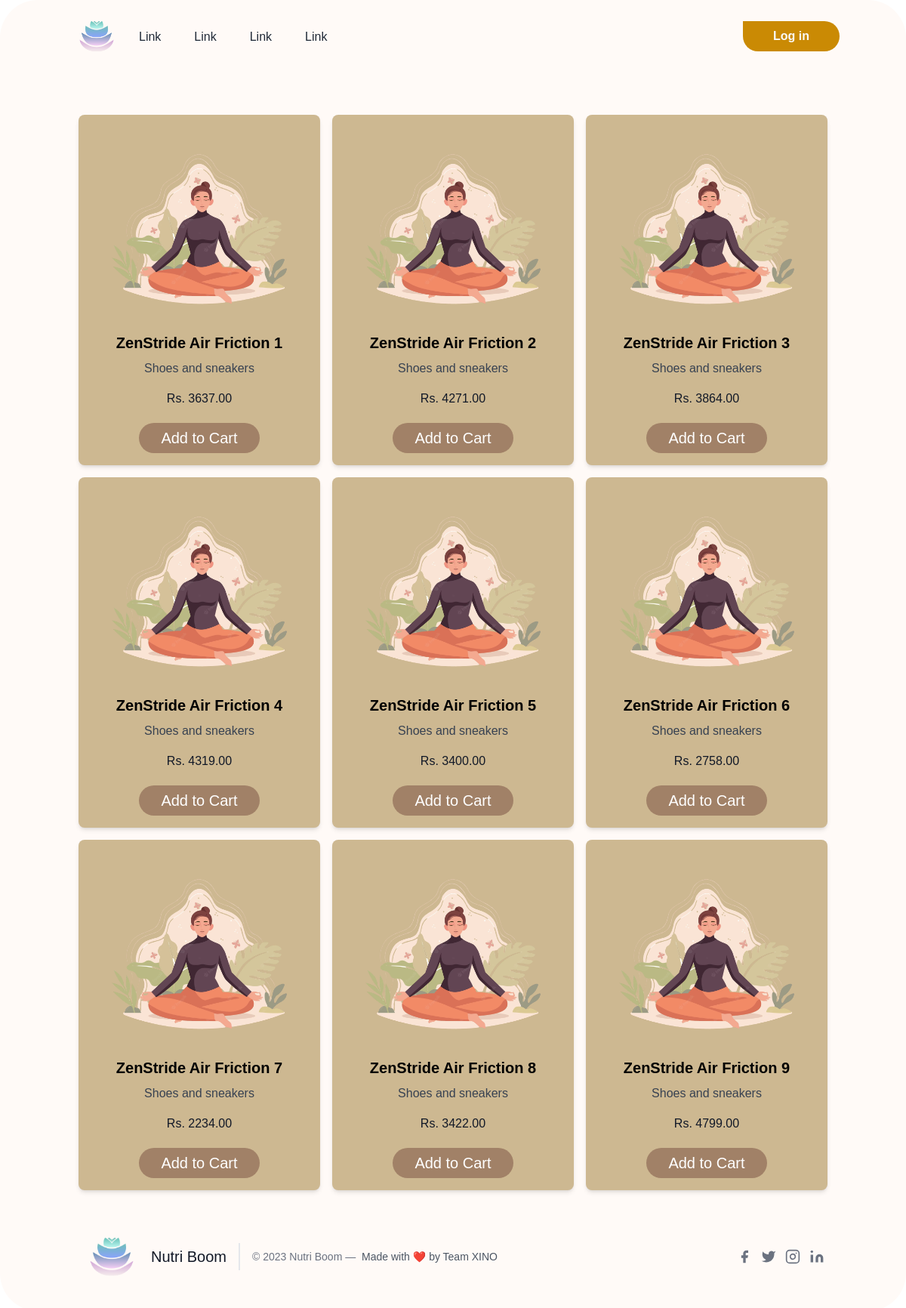
Before: /explore with the older database file.
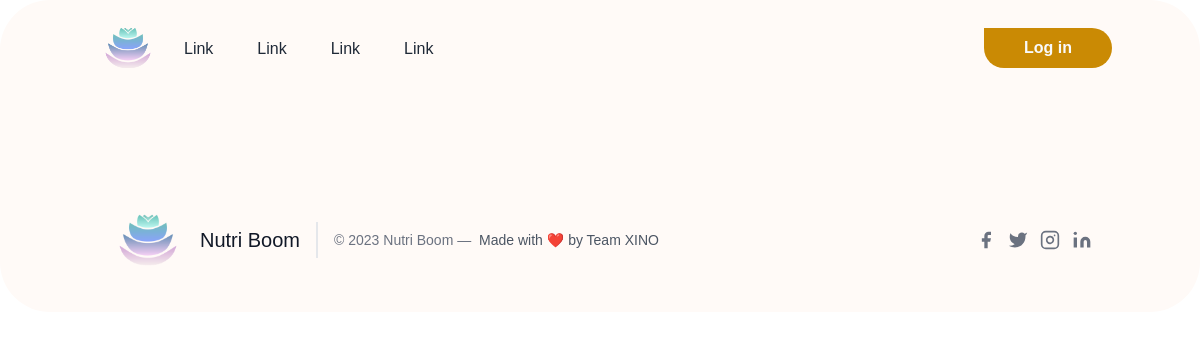
After: the same page with the newer database file.
### hack/models.py (models this page shows)
class Product(db.Model):
    id = db.Column(db.Integer, primary_key=True)
    image = db.Column(db.String, default='default.png')
    category = db.Column(db.String, nullable=False)
    name = db.Column(db.String, nullable=False)
    price = db.Column(db.Integer, nullable=False)

### app.py (the view)
@app.route('/explore')
def explore():
    searchform = SearchForm()
    products = Product.query.all()
    return render_template('explore.html', searchform=searchform, products=products)

### hack/templates/explore.html
{% extends 'base.html' %}
{% block content %}
<main class="container mx-auto p-4 mt-10">
    <div class="grid grid-cols-1 md:grid-cols-2 lg:grid-cols-3 gap-4">
      {% for i in products %}
      <div class="rounded-lg shadow-md p-4" style="background-color: #cdb891;">
        <a href="/products/{{i.id}}">
          <img src="{{url_for('static', filename=i.image.replace('/static/', ''))}}" alt="{{i.name}}" class="w-64 h-auto mb-4 ml-auto mr-auto">
          <h2 class="text-xl font-bold mb-2 cursor-pointer">{{i.name}}</h2>
        </a>
        <p class="text-gray-700 mb-4">{{i.category}}</p>
        <p class="text-gray-900 font-medium">Rs. {{i.price}}.00</p>
        <a href="/addtocart/{{i.id}}"><button type="button" class="h-10 w-40 bg-[#a18167] mt-5 rounded-full text-white text-xl">Add to Cart</button></a>
      </div>
      {% endfor %}
  </main>
{% endblock content %}

### hack/templates/base.html (shortened to what this page needs)
<!doctype html>
<html>
<head>
	<script src="https://cdn.tailwindcss.com"></script>
	<link href="https://api.fontshare.com/v2/css?f[]=boska@400,700&display=swap" rel="stylesheet">
	<link href="https://unpkg.com/aos@2.3.1/dist/aos.css" rel="stylesheet">
	<link href="https://api.fontshare.com/v2/css?f[]=satoshi@700,500,400&f[]=panchang@600&display=swap"
		rel="stylesheet">
	<link rel="stylesheet" href="../static/styles.css">
</head>
<body style="font-family: 'Satoshi', sans-serif;">
	<section class="bg-[#FFFAF7] ">
		<header class="p-4 text-gray-800">
			<div class="container flex justify-between h-16 mx-auto">
				<div class="flex">
					<a rel="noopener noreferrer" href="/" aria-label="Back to homepage" class="flex items-center p-2">
						<img src="{{url_for('static', filename='logo.png')}}" class=w-16>
					</a>
					<ul class="items-stretch hidden space-x-3 lg:flex">
						<li class="flex">
							<a rel="noopener noreferrer" href="/epsilon"
								class="flex items-center px-4 -mb-1 border-b-2 border-transparent hover:underline-offset-4 hover:underline">Link</a>
						</li>
						<li class="flex">
							<a rel="noopener noreferrer" href="#"
								class="flex items-center px-4 -mb-1 border-b-2 border-transparent hover:underline-offset-4 hover:underline">Link</a>
						</li>
						<li class="flex">
							<a rel="noopener noreferrer" href="#"
								class="flex items-center px-4 -mb-1 border-b-2 border-transparent hover:underline-offset-4 hover:underline">Link</a>
						</li>
						<li class="flex">
							<a rel="noopener noreferrer" href="#"
								class="flex items-center px-4 -mb-1 border-b-2 border-transparent hover:underline-offset-4 hover:underline">Link</a>
						</li>
					</ul>
				</div>
				<a href="/login"><div class="items-center flex-shrink-0 hidden lg:flex">
					<button
						class="px-10 py-2 font-semibold rounded-r-full rounded-bl-full hover:border-2 hover:border-yellow-600 hover:text-yellow-600 hover:bg-transparent bg-yellow-600 text-gray-50">Log
						in</button></a>
				</div>
		</header>
    {% block content %}
    {% endblock content %}
		  <footer class="text-gray-600 body-font">
			<div class="container px-5 py-8 mx-auto flex items-center sm:flex-row flex-col">
			  <a class="flex title-font font-medium items-center md:justify-start justify-center text-gray-900">
				<img src="{{url_for('static', filename='logo.png')}}" class="w-20">
				<span class="ml-3 text-xl">Nutri Boom</span>
			  </a>
			  <p class="text-sm text-gray-500 sm:ml-4 sm:pl-4 sm:border-l-2 sm:border-gray-200 sm:py-2 sm:mt-0 mt-4">© 2023 Nutri Boom —
				<a href="/" class="text-gray-600 ml-1" rel="noopener noreferrer" target="_blank">Made with ❤️ by Team XINO</a>
			  </p>
			  <span class="inline-flex sm:ml-auto sm:mt-0 mt-4 justify-center sm:justify-start">
				<a class="text-gray-500">
				  <svg fill="currentColor" stroke-linecap="round" stroke-linejoin="round" stroke-width="2" class="w-5 h-5" viewBox="0 0 24 24">
					<path d="M18 2h-3a5 5 0 00-5 5v3H7v4h3v8h4v-8h3l1-4h-4V7a1 1 0 011-1h3z"></path>
				  </svg>
				</a>
				<a class="ml-3 text-gray-500">
				  <svg fill="currentColor" stroke-linecap="round" stroke-linejoin="round" stroke-width="2" class="w-5 h-5" viewBox="0 0 24 24">
					<path d="M23 3a10.9 10.9 0 01-3.14 1.53 4.48 4.48 0 00-7.86 3v1A10.66 10.66 0 013 4s-4 9 5 13a11.64 11.64 0 01-7 2c9 5 20 0 20-11.5a4.5 4.5 0 00-.08-.83A7.72 7.72 0 0023 3z"></path>
				  </svg>
				</a>
				<a class="ml-3 text-gray-500">
				  <svg fill="none" stroke="currentColor" stroke-linecap="round" stroke-linejoin="round" stroke-width="2" class="w-5 h-5" viewBox="0 0 24 24">
					<rect width="20" height="20" x="2" y="2" rx="5" ry="5"></rect>
					<path d="M16 11.37A4 4 0 1112.63 8 4 4 0 0116 11.37zm1.5-4.87h.01"></path>
				  </svg>
				</a>
				<a class="ml-3 text-gray-500">
				  <svg fill="currentColor" stroke="currentColor" stroke-linecap="round" stroke-linejoin="round" stroke-width="0" class="w-5 h-5" viewBox="0 0 24 24">
					<path stroke="none" d="M16 8a6 6 0 016 6v7h-4v-7a2 2 0 00-2-2 2 2 0 00-2 2v7h-4v-7a6 6 0 016-6zM2 9h4v12H2z"></path>
					<circle cx="4" cy="4" r="2" stroke="none"></circle>
				  </svg>
				</a>
			  </span>
			</div>
		  </footer>
    </body>
</html>

### hack/static/styles.css (style rules this page uses)
:root { --raisin-black: #201e1fff; --snow: #f8f2f4ff; --celeste: #b2f1eaff; --vista-blue: #87a7f3ff; --thistle: #f4cff4ff; }
section { border-radius: 50px; }
.container { text-align: center; margin: auto; }

Changed rows visible on the page:
removed Product: image (picture), name "ZenStride Air Friction 1", category "Shoes and sneakers", price "3637"
removed Product: image (picture), name "ZenStride Air Friction 2", category "Shoes and sneakers", price "4271"
removed Product: image (picture), name "ZenStride Air Friction 3", category "Shoes and sneakers", price "3864"
removed Product: image (picture), name "ZenStride Air Friction 4", category "Shoes and sneakers", price "4319"
removed Product: image (picture), name "ZenStride Air Friction 5", category "Shoes and sneakers", price "3400"
removed Product: image (picture), name "ZenStride Air Friction 6", category "Shoes and sneakers", price "2758"
removed Product: image (picture), name "ZenStride Air Friction 7", category "Shoes and sneakers", price "2234"
removed Product: image (picture), name "ZenStride Air Friction 8", category "Shoes and sneakers", price "3422"
removed Product: image (picture), name "ZenStride Air Friction 9", category "Shoes and sneakers", price "4799"
